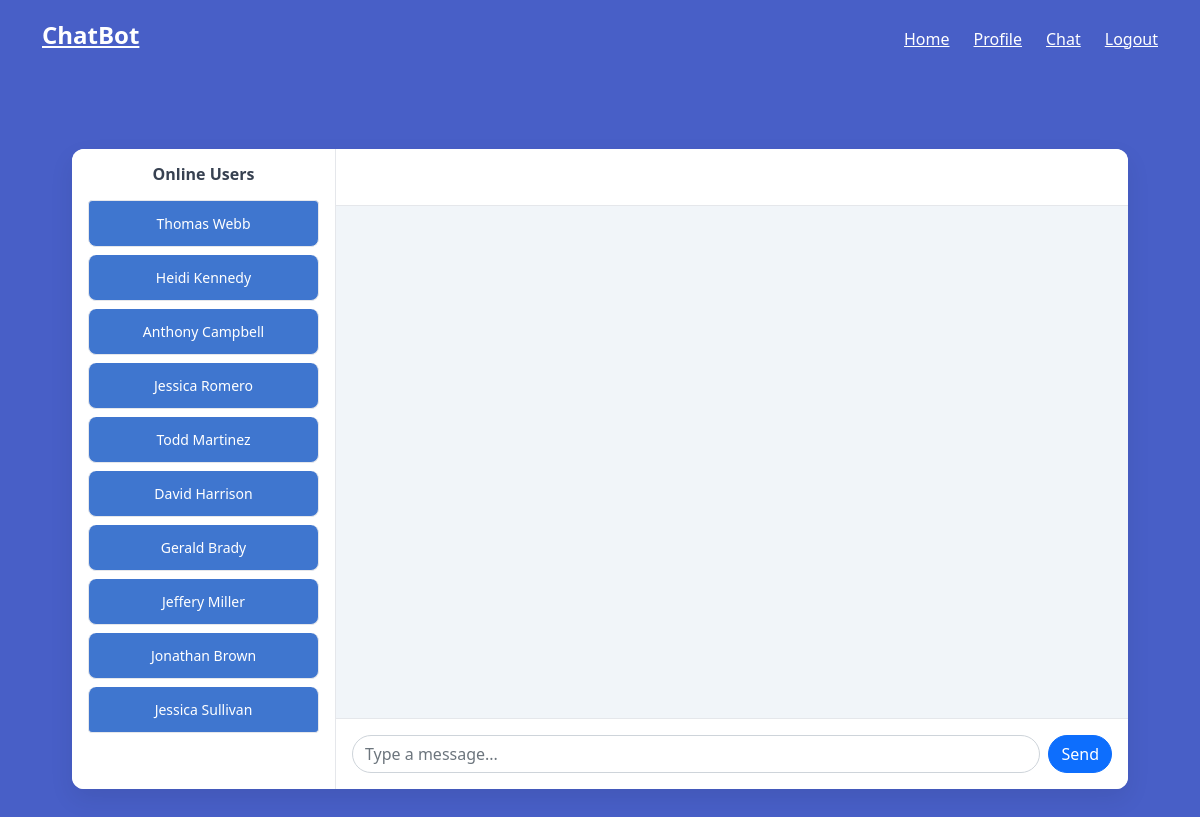
The app's page /chat/ (signed in), older data.
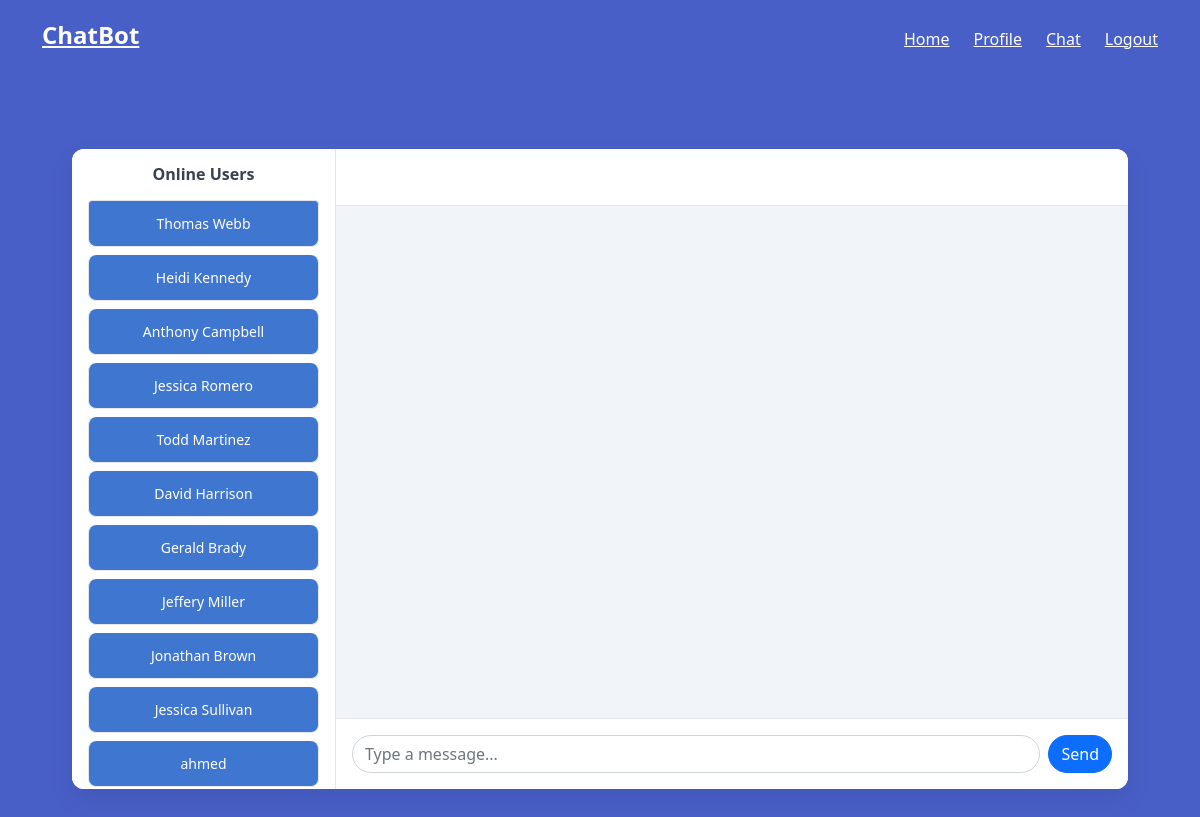
The same page, newer data.
### src/models.py (models this page shows)
class User(db.Model, UserMixin):
    id = db.Column(db.Integer, primary_key=True)
    email = db.Column(db.String(100), unique=True, nullable=False)
    password = db.Column(db.String(200), nullable=False)  # store hashed passwords
    name = db.Column(db.String(200), nullable=False)
    created_at = db.Column(db.DateTime, default=datetime.utcnow)

### src/sockets.py (the view)
@chat.route('/')
def chathome():
    users = User.query.all()
    return render_template("chat.html", users=users)

### src/__init__.py (called while the page is built)
def create_app():
    app = Flask(__name__)
    app.config['SECRET_KEY'] = 'fb29fa17ba44c524be74e8dc042bc33631a8c9e064fb972e252a7b4e68c9e239'
    app.config['SQLALCHEMY_DATABASE_URI'] = 'sqlite:///db.sqlite'
    app.config['SQLALCHEMY_TRACK_MODIFICATIONS'] = False
    db.init_app(app)
    socketio.init_app(app)
    login_manager.init_app(app)
    migrate.init_app(app, db)
    login_manager.login_view = 'auth.login'
    from .models import User
    @login_manager.user_loader
    def load_user(user_id):
        return User.query.get(int(user_id))
    from .auth import auth as auth_blueprint
    app.register_blueprint(auth_blueprint)
    from .main import main as main_blueprint
    app.register_blueprint(main_blueprint)
    from .sockets import chat as chat_blueprint
    app.register_blueprint(chat_blueprint, url_prefix='/chat')
    from . import sockets
    return app

### src/templates/chat.html (shortened to what this page needs)
{% extends "base.html" %}
{% block content %}
<div class="container py-4" x-data="chatApp({{ conversation.id if conversation else 'null' }}, {{ current_user.id }})">
  <div class="row chat-wrapper mx-auto">
    <div class="col-3 users-sidebar p-3">
      <h6 class="mb-3">Online Users</h6>
      <div class="list-group">
        {% for user in users %}
        {% if user.id != current_user.id %}
        <a href="{{ url_for('chat.chat_with', user_id=user.id) }}"
          class="list-group-item list-group-item-action {{ 'selected-user' if other_user and user.id == other_user.id else '' }}">
          {{ user.name }}
        </a>
        {% endif %}
        {% endfor %}
      </div>
    </div>
    <div class="col-9 d-flex flex-column p-0 h-100">
      <div class="chat-header px-4 py-3">
        <h5 class="mb-0">Global Chat</h5>
      </div>
      <div class="chat-body flex-grow-1" id="chat">
      </div>
      <div class="chat-input p-3">
        <div class="input-group">
          <input type="text" class="form-control rounded-pill" placeholder="Type a message..." x-model="message"
            @keydown.enter="sendMessage" />
          <button class="btn btn-primary rounded-pill ms-2" @click="sendMessage">
            Send
          </button>
        </div>
      </div>
    </div>
  </div>
</div>
{% endblock %}

### src/templates/base.html (shortened to what this page needs)
<!DOCTYPE html>
<html>
<head>
    <link rel="stylesheet" href="https://cdnjs.cloudflare.com/ajax/libs/bulma/0.7.2/css/bulma.min.css" />
    <link href="https://cdn.jsdelivr.net/npm/bootstrap@5.0.2/dist/css/bootstrap.min.css" rel="stylesheet"
>
</head>
<body>
    <section class="hero is-link is-fullheight">
        <div class="hero-head">
            <nav class="navbar">
                <div class="container links">
                    <div class="navbar-brand">
                        <a class="navbar-item" href="{{ url_for('main.index') }}">
                            <h1 class="title is-4 has-text-white">ChatBot</h1>
                        </a>
                    </div>
                    <div id="navbarMenuHeroA" class="navbar-menu">
                        <div class="navbar-end">
                            <a href="{{ url_for('main.index') }}" class="navbar-item">
                                Home
                            </a>
                            {% if current_user.is_authenticated %}
                            <a href="{{ url_for('main.profile') }}" class="navbar-item">
                                Profile
                            </a>
                            <a href="{{ url_for('chat.chathome') }}" class="navbar-item">
                                Chat
                            </a>
                            {% endif %}
                            {% if current_user.is_authenticated %}
                            <a href="{{ url_for('auth.logout') }}" class="navbar-item">
                                Logout
                            </a>
                            {% endif %}
                        </div>
                    </div>
                </div>
            </nav>
        </div>
        <div class="hero-body">
            <div class="container has-text-centered">
                {% block content %}
                {% endblock %}
            </div>
        </div>
    </section>
</body>
</html>

### src/templates/chat.html (style rules this page uses)
.chat-wrapper { height: 80vh; background: #f8f9fa; border-radius: 12px; overflow: hidden; box-shadow: 0 10px 25px rgba(0, 0, 0, .08); display: flex; }
.col-9 { display: flex; flex-direction: column; overflow: hidden; }
.users-sidebar { background: #ffffff; border-right: 1px solid #e5e7eb; height: 100%; overflow-y: auto; }
.users-sidebar h6 { font-weight: 600; color: #374151; }
.chat-header { background: #ffffff; border-bottom: 1px solid #e5e7eb; }
.chat-body { background: #f1f5f9; padding: 15px; flex-grow: 1; overflow-y: auto; min-height: 0; }
.chat-input { border-top: 1px solid #e5e7eb; background: #ffffff; }
.list-group-item { border: 1px solid #e5e7eb; padding: 12px 16px; margin-bottom: 8px; font-size: 14px; }
.list-group-item { background: #3f76cf; border-radius: 8px; }

Row changes from the older to the newer data that the page shows:
added User: name "ahmed"
